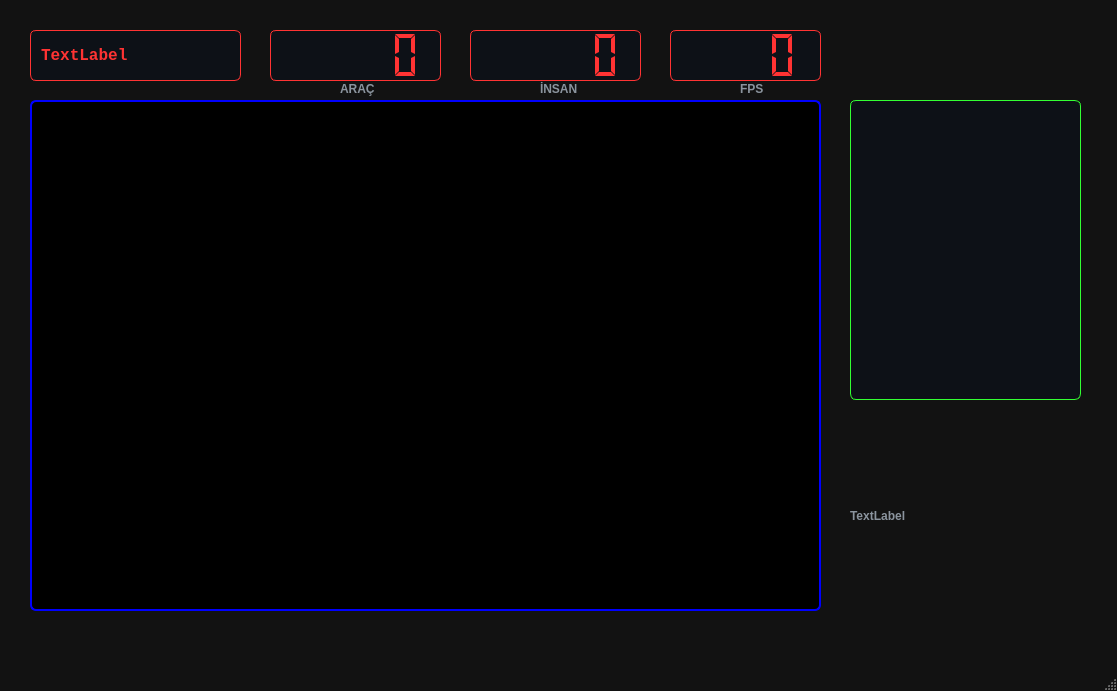
<?xml version="1.0" encoding="UTF-8"?>
<ui version="4.0">
 <class>ObjectDetect</class>
 <widget class="QMainWindow" name="ObjectDetect">
  <property name="geometry">
   <rect>
    <x>0</x>
    <y>0</y>
    <width>1117</width>
    <height>691</height>
   </rect>
  </property>
  <property name="sizePolicy">
   <sizepolicy hsizetype="Fixed" vsizetype="Fixed">
    <horstretch>0</horstretch>
    <verstretch>0</verstretch>
   </sizepolicy>
  </property>
  <property name="minimumSize">
   <size>
    <width>906</width>
    <height>0</height>
   </size>
  </property>
  <property name="contextMenuPolicy">
   <enum>Qt::PreventContextMenu</enum>
  </property>
  <property name="windowTitle">
   <string>ObjectDetect - Yer Kontrol İstasyonu</string>
  </property>
  <property name="styleSheet">
   <string notr="true">/* --- ANA PENCERE --- */
QMainWindow {
    background-color: #121212; /* Modern Dark Tema */
}

/* --- ÜST TAKIM (LCD SAYAÇLAR + TARİH) --- */
QLCDNumber, QLabel#labelDate {
    background-color: #0d1117;  /* YENİ: Listeyle AYNI arka plan rengi */
    color: #ff3333;             /* YAZI: Kırmızı (Aynen kaldı) */
    border: 1px solid #ff3333;  /* ÇERÇEVE: Kırmızı (Aynen kaldı) */
    border-radius: 6px;         
}

/* --- TARİH KUTUSU ÖZEL AYAR --- */
QLabel#labelDate {
    font-family: &quot;Consolas&quot;, &quot;Courier New&quot;;
    font-weight: bold;
    font-size: 16px;
    padding: 5px; 
}

/* --- KAMERA ALANI --- */
QLabel#labelKamera {
    background-color: #000000; 
    border: 2px solid #0000ff;  /* ÇERÇEVE: Kırmızı */
    border-radius: 6px;
}

/* --- YAN LİSTE (LOG EKRANI - YEŞİL) --- */
QListWidget {
    background-color: #0d1117;  /* REFERANS RENGİMİZ BU */
    color: #33ff33;             
    border: 1px solid #33ff33;  
    border-radius: 6px;
    font-family: &quot;Consolas&quot;;
    font-size: 11px;
    outline: none;
}

/* --- SAYAÇ BAŞLIKLARI --- */
QLabel {
    color: #8b949e; 
    font-family: &quot;Arial&quot;;
    font-weight: bold;
    font-size: 12px;
    border: none;   
    background-color: transparent;
}

/* --- BUTONLAR --- */
QPushButton {
    background-color: transparent;
    border: none;
    border-radius: 3px;
    padding: 5px;
}

/* Hover - KIRMIZI PARLAMA */
QPushButton:hover {
    background-color: rgba(255, 51, 51, 0.1); 
}

QPushButton:pressed {
    color: #ffffff;
}</string>
  </property>
  <widget class="QWidget" name="centralwidget">
   <property name="sizePolicy">
    <sizepolicy hsizetype="Expanding" vsizetype="Expanding">
     <horstretch>0</horstretch>
     <verstretch>0</verstretch>
    </sizepolicy>
   </property>
   <widget class="QLabel" name="labelKamera">
    <property name="geometry">
     <rect>
      <x>30</x>
      <y>100</y>
      <width>791</width>
      <height>511</height>
     </rect>
    </property>
    <property name="sizePolicy">
     <sizepolicy hsizetype="Maximum" vsizetype="Maximum">
      <horstretch>0</horstretch>
      <verstretch>0</verstretch>
     </sizepolicy>
    </property>
    <property name="styleSheet">
     <string notr="true"/>
    </property>
    <property name="text">
     <string/>
    </property>
    <property name="alignment">
     <set>Qt::AlignCenter</set>
    </property>
   </widget>
   <widget class="QLCDNumber" name="lcdArac">
    <property name="geometry">
     <rect>
      <x>270</x>
      <y>30</y>
      <width>171</width>
      <height>51</height>
     </rect>
    </property>
    <property name="styleSheet">
     <string notr="true"/>
    </property>
    <property name="segmentStyle">
     <enum>QLCDNumber::Flat</enum>
    </property>
   </widget>
   <widget class="QLCDNumber" name="lcdInsan">
    <property name="geometry">
     <rect>
      <x>470</x>
      <y>30</y>
      <width>171</width>
      <height>51</height>
     </rect>
    </property>
    <property name="styleSheet">
     <string notr="true"/>
    </property>
    <property name="segmentStyle">
     <enum>QLCDNumber::Flat</enum>
    </property>
   </widget>
   <widget class="QLCDNumber" name="lcdFPS">
    <property name="geometry">
     <rect>
      <x>670</x>
      <y>30</y>
      <width>151</width>
      <height>51</height>
     </rect>
    </property>
    <property name="digitCount">
     <number>4</number>
    </property>
    <property name="segmentStyle">
     <enum>QLCDNumber::Flat</enum>
    </property>
   </widget>
   <widget class="QLabel" name="labelDate">
    <property name="geometry">
     <rect>
      <x>30</x>
      <y>30</y>
      <width>211</width>
      <height>51</height>
     </rect>
    </property>
    <property name="sizePolicy">
     <sizepolicy hsizetype="Maximum" vsizetype="Maximum">
      <horstretch>0</horstretch>
      <verstretch>0</verstretch>
     </sizepolicy>
    </property>
    <property name="font">
     <font>
      <family>Consolas</family>
      <pointsize>-1</pointsize>
      <weight>75</weight>
      <bold>true</bold>
     </font>
    </property>
    <property name="text">
     <string>TextLabel</string>
    </property>
    <property name="textFormat">
     <enum>Qt::PlainText</enum>
    </property>
   </widget>
   <widget class="QLabel" name="lblArac">
    <property name="geometry">
     <rect>
      <x>340</x>
      <y>80</y>
      <width>67</width>
      <height>17</height>
     </rect>
    </property>
    <property name="text">
     <string>ARAÇ</string>
    </property>
   </widget>
   <widget class="QLabel" name="lblInsan">
    <property name="geometry">
     <rect>
      <x>540</x>
      <y>80</y>
      <width>67</width>
      <height>17</height>
     </rect>
    </property>
    <property name="text">
     <string>İNSAN</string>
    </property>
   </widget>
   <widget class="QLabel" name="lblFPS">
    <property name="geometry">
     <rect>
      <x>740</x>
      <y>80</y>
      <width>67</width>
      <height>17</height>
     </rect>
    </property>
    <property name="text">
     <string>FPS</string>
    </property>
   </widget>
   <widget class="QListWidget" name="listWidget">
    <property name="geometry">
     <rect>
      <x>850</x>
      <y>100</y>
      <width>231</width>
      <height>300</height>
     </rect>
    </property>
    <property name="sizePolicy">
     <sizepolicy hsizetype="Ignored" vsizetype="Expanding">
      <horstretch>0</horstretch>
      <verstretch>0</verstretch>
     </sizepolicy>
    </property>
    <property name="minimumSize">
     <size>
      <width>150</width>
      <height>300</height>
     </size>
    </property>
    <property name="focusPolicy">
     <enum>Qt::NoFocus</enum>
    </property>
    <property name="styleSheet">
     <string notr="true"/>
    </property>
    <property name="selectionMode">
     <enum>QAbstractItemView::NoSelection</enum>
    </property>
   </widget>
   <widget class="QPushButton" name="snapshot">
    <property name="geometry">
     <rect>
      <x>940</x>
      <y>30</y>
      <width>60</width>
      <height>60</height>
     </rect>
    </property>
    <property name="sizePolicy">
     <sizepolicy hsizetype="Minimum" vsizetype="Minimum">
      <horstretch>0</horstretch>
      <verstretch>0</verstretch>
     </sizepolicy>
    </property>
    <property name="minimumSize">
     <size>
      <width>60</width>
      <height>60</height>
     </size>
    </property>
    <property name="maximumSize">
     <size>
      <width>60</width>
      <height>60</height>
     </size>
    </property>
    <property name="font">
     <font>
      <family>Liberation Sans</family>
      <pointsize>14</pointsize>
      <weight>75</weight>
      <bold>true</bold>
     </font>
    </property>
    <property name="text">
     <string/>
    </property>
    <property name="icon">
     <iconset>
      <normaloff>../../../Downloads/camera.png</normaloff>../../../Downloads/camera.png</iconset>
    </property>
    <property name="iconSize">
     <size>
      <width>60</width>
      <height>60</height>
     </size>
    </property>
   </widget>
   <widget class="QPushButton" name="btnRecord">
    <property name="geometry">
     <rect>
      <x>850</x>
      <y>30</y>
      <width>60</width>
      <height>60</height>
     </rect>
    </property>
    <property name="sizePolicy">
     <sizepolicy hsizetype="Minimum" vsizetype="Minimum">
      <horstretch>0</horstretch>
      <verstretch>0</verstretch>
     </sizepolicy>
    </property>
    <property name="minimumSize">
     <size>
      <width>60</width>
      <height>60</height>
     </size>
    </property>
    <property name="maximumSize">
     <size>
      <width>60</width>
      <height>60</height>
     </size>
    </property>
    <property name="styleSheet">
     <string notr="true"/>
    </property>
    <property name="text">
     <string/>
    </property>
    <property name="icon">
     <iconset>
      <normaloff>../../../Downloads/play.png</normaloff>../../../Downloads/play.png</iconset>
    </property>
    <property name="iconSize">
     <size>
      <width>60</width>
      <height>60</height>
     </size>
    </property>
   </widget>
   <widget class="QPushButton" name="btnEoir">
    <property name="geometry">
     <rect>
      <x>1020</x>
      <y>30</y>
      <width>60</width>
      <height>60</height>
     </rect>
    </property>
    <property name="sizePolicy">
     <sizepolicy hsizetype="Minimum" vsizetype="Minimum">
      <horstretch>0</horstretch>
      <verstretch>0</verstretch>
     </sizepolicy>
    </property>
    <property name="minimumSize">
     <size>
      <width>60</width>
      <height>60</height>
     </size>
    </property>
    <property name="maximumSize">
     <size>
      <width>60</width>
      <height>60</height>
     </size>
    </property>
    <property name="styleSheet">
     <string notr="true"/>
    </property>
    <property name="text">
     <string/>
    </property>
    <property name="icon">
     <iconset>
      <normaloff>../../../Downloads/blur.png</normaloff>../../../Downloads/blur.png</iconset>
    </property>
    <property name="iconSize">
     <size>
      <width>60</width>
      <height>60</height>
     </size>
    </property>
   </widget>
   <widget class="QLabel" name="lblRadar">
    <property name="geometry">
     <rect>
      <x>850</x>
      <y>420</y>
      <width>231</width>
      <height>191</height>
     </rect>
    </property>
    <property name="autoFillBackground">
     <bool>false</bool>
    </property>
    <property name="text">
     <string>TextLabel</string>
    </property>
   </widget>
  </widget>
  <widget class="QMenuBar" name="menubar">
   <property name="geometry">
    <rect>
     <x>0</x>
     <y>0</y>
     <width>1117</width>
     <height>22</height>
    </rect>
   </property>
  </widget>
  <widget class="QStatusBar" name="statusbar"/>
 </widget>
 <resources/>
 <connections/>
</ui>
